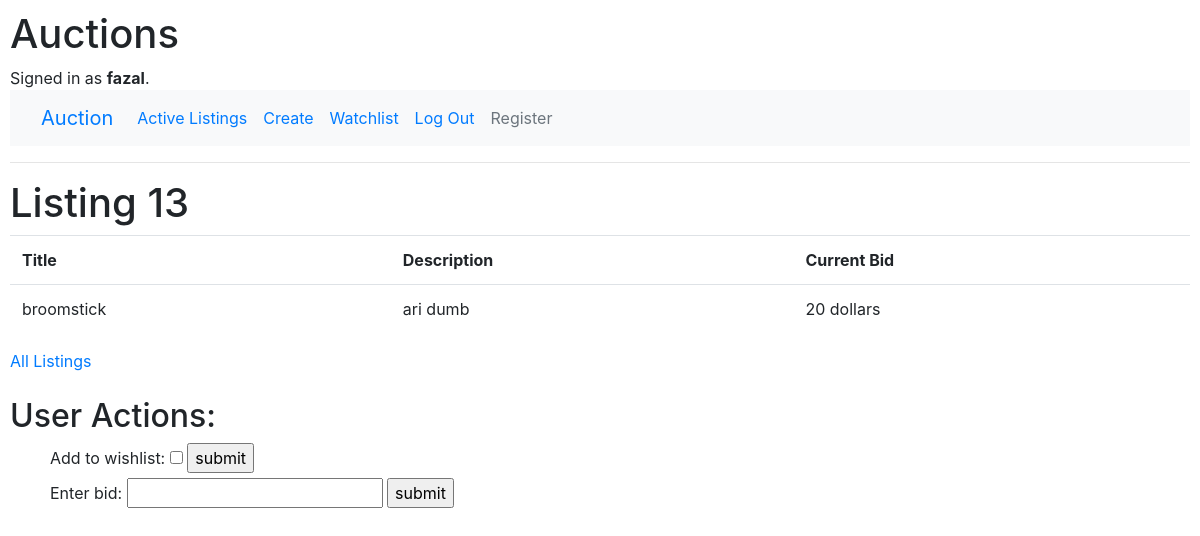
Screenshot of /listing/13 (signed in) with the database file from the repository.
### auctions/models.py (models this page shows)
class User(AbstractUser):
    pass

class Listing(models.Model):
    title = models.CharField(max_length=64)
    description = models.CharField(max_length=256)
    starting_bid = models.IntegerField()

### auctions/views.py (the view)
# urls.py: path("listing/<int:listing_id>", views.listing, name="listing"),
def listing(request, listing_id):
    listing = Listing.objects.get(id = listing_id)
    if request.method == "POST":
        add_form = AddWatchlist(request.POST)
        remove_form = RemoveWatchlist(request.POST)
        if add_form.is_valid():
            f = Watchlist(listing = listing, user=request.user, watchlist_bool=True)
            f.save()
        if remove_form.is_valid():
            f = Watchlist.objects.filter(listing = listing, user=request.user)
            f.delete()
        return HttpResponseRedirect(reverse("listing", args=(listing.id,)))
    else:
        try:
            watchlist = Watchlist.objects.get(user = request.user, listing = listing)
            return render(request, "auctions/listing.html", {
                "listing": listing,
                "bidding_form": BiddingForm(),
                "form": RemoveWatchlist()
            })
        except ObjectDoesNotExist:
            return render(request, "auctions/listing.html", {
                "listing": listing,
                "bidding_form": BiddingForm(),
                "form": AddWatchlist()
            })

### auctions/views.py
class BiddingForm(forms.Form):
    Enter_Bid = forms.IntegerField()

class AddWatchlist(forms.Form):
    Add_to_Wishlist = forms.BooleanField()

### auctions/templates/auctions/listing.html (shortened to what this page needs)
{% extends "auctions/layout.html" %}
{% block body %}
    <h1>Listing {{ listing.id }}</h1>
    <table class="table">
        <tr>
            <th>Title</th>
            <th>Description</th>
            <th>Current Bid</th>
        </tr>
            <tr>
                <td>{{ listing.title }}</td>
                <td>{{ listing.description }}</td>
                <td>{{ listing.starting_bid }} dollars</td>
            </tr>
    </table>
    <a href="{% url 'index' %}">All Listings</a>
    <br><br>
    <h2>User Actions: </h2>
    <ul>
        {% if user.is_authenticated %}
            <form action="{% url 'listing' listing.id %}" method="post">
                {{ form }}
                <input type="submit", value="submit">
            </form>
            <form action="{% url 'listing' listing.id %}" method="post">
                {{ bidding_form }}
                <input type="submit", value="submit">
            </form>
        {% endif %}
    </ul>
{% endblock %}

### auctions/templates/auctions/layout.html (shortened to what this page needs)
{% load static %}
<!DOCTYPE html>
<html lang="en">
    <head>
        <link rel="stylesheet" href="https://stackpath.bootstrapcdn.com/bootstrap/4.4.1/css/bootstrap.min.css">
        <link href="{% static 'auctions/styles.css' %}" rel="stylesheet">
    </head>
    <body>
        <h1>Auctions</h1>
        <div>
            {% if user.is_authenticated %}
                Signed in as <strong>{{ user.username }}</strong>.
            {% else %}
                Not signed in.
            {% endif %}
        </div>
        <nav class="navbar navbar-expand-lg bg-light">
            <div class="container-fluid">
              <a class="navbar-brand" href="/">Auction</a>
              <div class="collapse navbar-collapse" id="navbarNavAltMarkup">
                <div class="navbar-nav">
                  <a class="nav-link active" aria-current="page" href="{% url 'index' %}">Active Listings</a>
                  {% if user.is_authenticated %}
                    <a class="nav-link" href="{% url 'create' %}">Create</a>
                    <a class="nav-link" href="{% url 'watchlist' %}">Watchlist</a>
                    <a class="nav-link" href="{% url 'logout' %}">Log Out</a>
                    <a class="nav-link disabled">Register</a>
                  {% else %}
                    <a class="nav-link" href="{% url 'register' %}">Register</a>
                    <a class="nav-link" href="{% url 'login' %}">Log In</a>
                    <a class="nav-link disabled" href="{% url 'create' %}">Create</a>
                    <a class="nav-link disabled" href="{% url 'watchlist' %}">Watchlist</a>
                  {% endif %}
                </div>
              </div>
            </div>
        </nav>
        <hr>
        {% block body %}
        {% endblock %}
    </body>
</html>

### auctions/static/auctions/styles.css (style rules this page uses)
body { padding: 10px; }

### rows the page displays
User: username "fazal"
Listing: id "13", title "broomstick", description "ari dumb", starting_bid "20"
